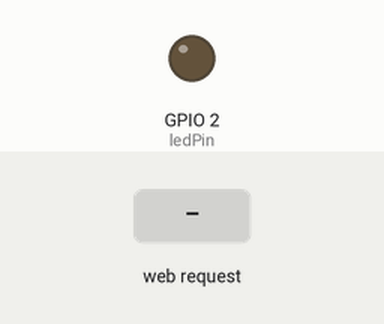
The sketch below on a simulated ESP8266 (NodeMCU). Parts: output pins drawn as LEDs (lit = HIGH). The test bench sets the inputs (shaded band). WiFi joins after 1.5 s; servers stay silent unless stated; what the sketch prints to the serial monitor is not drawn.

Above: at 2.7 s.
2.8 s: HTTP request GET /LED=ON received
At 4.0 s:
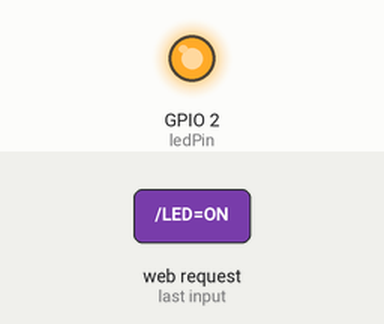
4.3 s: HTTP request GET /LED=OFF received
At 5.1 s:
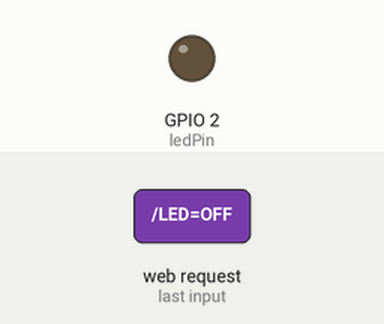
Timing chart, 0 to 7.3 s (numbered marks = the images above; inputs shaded):
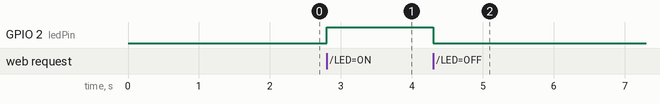

Measured:
- after the input at 2.8 s, GPIO 2 (ledPin): LOW → HIGH at once
- after the input at 4.3 s, GPIO 2 (ledPin): HIGH → LOW at once

The sketch:

sketch_feb04a.ino
```cpp
#include <ESP8266WiFi.h>
 //   http://85.240.55.237:30000/
const char* ssid = "MEO-1DC505";//type your ssid
const char* password = "0DF87D3A8F";//type your password

int ledPin = 2; // GPIO2 of ESP8266
WiFiServer server(30000);

void setup() {
  Serial.begin(115200);
  delay(10);


  pinMode(ledPin, OUTPUT);
  digitalWrite(ledPin, LOW);

  // Connect to WiFi network
  Serial.println();
  Serial.println();
  Serial.print("Connecting to ");
  Serial.println(ssid);

  WiFi.begin(ssid, password);

  while (WiFi.status() != WL_CONNECTED) {
    delay(500);
    Serial.print(".");
  }
  Serial.println("");
  Serial.println("WiFi connected");

  // Start the server
  server.begin();
  Serial.println("Server started");

  // Print the IP address
  Serial.print("Use this URL to connect: ");
  Serial.print("http://");
  Serial.print(WiFi.localIP());
  Serial.println("/");

}

void loop() {
  // Check if a client has connected
  WiFiClient client = server.available();
  if (!client) {
    return;
  }

  // Wait until the client sends some data
  Serial.println("new client");
  while(!client.available()){
    delay(1);
  }

  // Read the first line of the request
  String request = client.readStringUntil('\r');
  Serial.println(request);
  client.flush();

  // Match the request

  int value = LOW;
  if (request.indexOf("/LED=ON") != -1) {
    digitalWrite(ledPin, HIGH);
    value = HIGH;
  }
  if (request.indexOf("/LED=OFF") != -1){
    digitalWrite(ledPin, LOW);
    value = LOW;
  }

// Set ledPin according to the request
//digitalWrite(ledPin, value);


  // Return the response
  client.println("HTTP/1.1 200 OK");
  client.println("Content-Type: text/html");
  client.println(""); //  do not forget this one
  client.println("<!DOCTYPE HTML>");
  client.println("<html>");

  client.print("Led pin is now: ");

  if(value == HIGH) {
    client.print("On");
  } else {
    client.print("Off");
  }
  client.println("<br><br>");
  client.println("Click <a href=\"/LED=ON\">here</a> turn the LED on pin 2 ON<br>");
  client.println("Click <a href=\"/LED=OFF\">here</a> turn the LED on pin 2 OFF<br>");
  client.println("</html>");

  delay(1);
  Serial.println("Client disonnected");
  Serial.println("");

}
```
